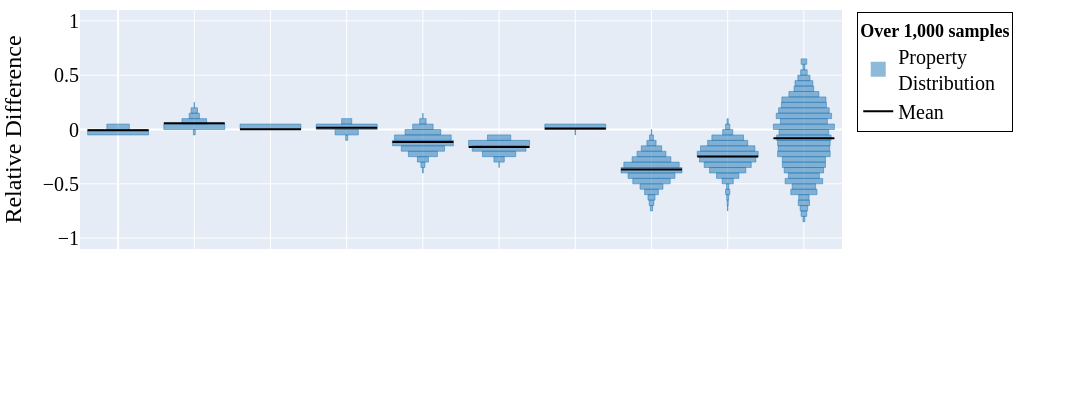
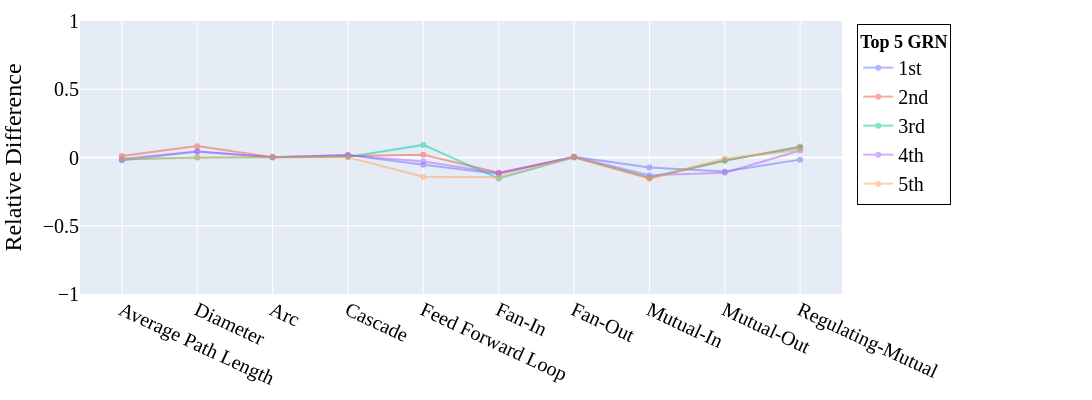

Here is the notebook cell these charts were saved with, in order:
### Markdown cell above
# Pipeline

### Code cell
specie = 'human_trrust'

properties_to_keep = [
    'graph_id',
    'avg_path_dir', 'diameter',
    'nb_edges', 
    'Cascade',
    'FFL', 'Fan-In', 'Fan-Out',
    'Mutual-In', 'Mutual-Out',
    'Regulating-Mutual'
]

idces_list = {}


# Load ground truth
input_dir = f"../../data/graphs/"
ground_truth_graph, ground_truth_stat, ground_truth_motifs = load_graphs(input_dir+specie)
ground_truth_all_stats = ground_truth_stat | ground_truth_motifs

# Load random data from Parquet
output_dir = f"../../data/random_graphs/{specie}"
parquet_path = f'{output_dir}/{specie}_results.parquet'
df_random = pd.read_parquet(parquet_path, columns=properties_to_keep)

# Computing errors
gt_prop = {
    key: value 
    for key, value in ground_truth_all_stats.items()
    if key in properties_to_keep
}

# Computing errors
df_errors = compute_relative_error(df_random, gt_prop)

# Select best graph
idces_list[specie] = get_best_indices(df_errors, n_top=5)
print(f'Best graph_id for dataset {specie}: {df_errors["graph_id"][idces_list[specie][0]]}')

# Prepare data
df = df_errors.drop(['total_error', 'graph_id'], axis=1)

# Define labels
label_mapping = {
    'avg_path_dir': "Average Path Length", 
    'diameter': "Diameter",
    'nb_edges': "Arc", 
    'Cascade': "Cascade", 
    'FFL': "Feed Forward Loop", 
    'Fan-In': "Fan-In",
    'Fan-Out': "Fan-Out", 
    'Mutual-In': "Mutual-In",
    'Mutual-Out': "Mutual-Out",
    'Regulating-Mutual': "Regulating-Mutual",
}

fig1 = plot_histogram_distribution(
    df,
    label_mapping=label_mapping,
    n_bins=40
)
fig1.show()


fig2 = plot_best_profiles(
    df_errors, 
    idces_list[specie], 
    specie, 
    label_mapping
)
fig2.show()

plot_deg_ref_vs_multi_sim(
        ground_truth_graph, 
        parquet_path,
        ref_label=specie
    )

### Figure 1 — Plotly figure (JSON) as saved in the notebook; plotly's stock layout.template omitted (floating-point values rounded to 4 significant figures)
{"data": [{"marker": {"color": "rgba(31, 119, 180, 0.5)", "size": 15, "symbol": "square"}, "mode": "markers", "name": "Property<br>Distribution", "type": "scatter", "x": [null], "y": [null]}, {"line": {"color": "black", "width": 2}, "mode": "lines", "name": "Mean", "type": "scatter", "x": [null], "y": [null]}], "layout": {"font": {"color": "black", "family": "Times New Roman, serif", "size": 20}, "height": 400, "legend": {"bordercolor": "Black", "borderwidth": 1, "title": {"font": {"size": 18}, "text": "<b>Over 1,000 samples</b>"}, "x": 1.02, "xanchor": "left", "y": 0.99, "yanchor": "top"}, "margin": {"b": 40, "l": 80, "r": 250, "t": 10}, "shapes": [{"fillcolor": "rgba(31, 119, 180, 0.5)", "line": {"color": "#1f77b4", "width": 0.5}, "type": "rect", "x0": -0.4, "x1": 0.4, "y0": -0.05, "y1": 0}, {"fillcolor": "rgba(31, 119, 180, 0.5)", "line": {"color": "#1f77b4", "width": 0.5}, "type": "rect", "x0": -0.1479, "x1": 0.1479, "y0": 0, "y1": 0.05}, {"line": {"color": "black", "width": 2}, "type": "line", "x0": -0.4, "x1": 0.4, "y0": -0.007859, "y1": -0.007859}, {"fillcolor": "rgba(31, 119, 180, 0.5)", "line": {"color": "#1f77b4", "width": 0.5}, "type": "rect", "x0": 0.9877, "x1": 1.012, "y0": -0.05, "y1": 0}, {"fillcolor": "rgba(31, 119, 180, 0.5)", "line": {"color": "#1f77b4", "width": 0.5}, "type": "rect", "x0": 0.6, "x1": 1.4, "y0": 0, "y1": 0.05}, {"fillcolor": "rgba(31, 119, 180, 0.5)", "line": {"color": "#1f77b4", "width": 0.5}, "type": "rect", "x0": 0.8381, "x1": 1.162, "y0": 0.05, "y1": 0.1}, {"fillcolor": "rgba(31, 119, 180, 0.5)", "line": {"color": "#1f77b4", "width": 0.5}, "type": "rect", "x0": 0.9328, "x1": 1.067, "y0": 0.1, "y1": 0.15}, {"fillcolor": "rgba(31, 119, 180, 0.5)", "line": {"color": "#1f77b4", "width": 0.5}, "type": "rect", "x0": 0.9581, "x1": 1.042, "y0": 0.15, "y1": 0.2}, {"fillcolor": "rgba(31, 119, 180, 0.5)", "line": {"color": "#1f77b4", "width": 0.5}, "type": "rect", "x0": 0.9973, "x1": 1.003, "y0": 0.2, "y1": 0.25}, {"line": {"color": "black", "width": 2}, "type": "line", "x0": 0.6, "x1": 1.4, "y0": 0.05736, "y1": 0.05736}, {"fillcolor": "rgba(31, 119, 180, 0.5)", "line": {"color": "#1f77b4", "width": 0.5}, "type": "rect", "x0": 1.6, "x1": 2.4, "y0": 0, "y1": 0.05}, {"line": {"color": "black", "width": 2}, "type": "line", "x0": 1.6, "x1": 2.4, "y0": 0.001865, "y1": 0.001865}, {"fillcolor": "rgba(31, 119, 180, 0.5)", "line": {"color": "#1f77b4", "width": 0.5}, "type": "rect", "x0": 2.987, "x1": 3.013, "y0": -0.1, "y1": -0.05}, {"fillcolor": "rgba(31, 119, 180, 0.5)", "line": {"color": "#1f77b4", "width": 0.5}, "type": "rect", "x0": 2.848, "x1": 3.152, "y0": -0.05, "y1": 0}, {"fillcolor": "rgba(31, 119, 180, 0.5)", "line": {"color": "#1f77b4", "width": 0.5}, "type": "rect", "x0": 2.6, "x1": 3.4, "y0": 0, "y1": 0.05}, {"fillcolor": "rgba(31, 119, 180, 0.5)", "line": {"color": "#1f77b4", "width": 0.5}, "type": "rect", "x0": 2.934, "x1": 3.066, "y0": 0.05, "y1": 0.1}, {"line": {"color": "black", "width": 2}, "type": "line", "x0": 2.6, "x1": 3.4, "y0": 0.01668, "y1": 0.01668}, {"fillcolor": "rgba(31, 119, 180, 0.5)", "line": {"color": "#1f77b4", "width": 0.5}, "type": "rect", "x0": 3.995, "x1": 4.005, "y0": -0.4, "y1": -0.35}, {"fillcolor": "rgba(31, 119, 180, 0.5)", "line": {"color": "#1f77b4", "width": 0.5}, "type": "rect", "x0": 3.974, "x1": 4.026, "y0": -0.35, "y1": -0.3}, {"fillcolor": "rgba(31, 119, 180, 0.5)", "line": {"color": "#1f77b4", "width": 0.5}, "type": "rect", "x0": 3.928, "x1": 4.072, "y0": -0.3, "y1": -0.25}, {"fillcolor": "rgba(31, 119, 180, 0.5)", "line": {"color": "#1f77b4", "width": 0.5}, "type": "rect", "x0": 3.81, "x1": 4.19, "y0": -0.25, "y1": -0.2}, {"fillcolor": "rgba(31, 119, 180, 0.5)", "line": {"color": "#1f77b4", "width": 0.5}, "type": "rect", "x0": 3.716, "x1": 4.284, "y0": -0.2, "y1": -0.15}, {"fillcolor": "rgba(31, 119, 180, 0.5)", "line": {"color": "#1f77b4", "width": 0.5}, "type": "rect", "x0": 3.6, "x1": 4.4, "y0": -0.15, "y1": -0.1}, {"fillcolor": "rgba(31, 119, 180, 0.5)", "line": {"color": "#1f77b4", "width": 0.5}, "type": "rect", "x0": 3.628, "x1": 4.372, "y0": -0.1, "y1": -0.05}, {"fillcolor": "rgba(31, 119, 180, 0.5)", "line": {"color": "#1f77b4", "width": 0.5}, "type": "rect", "x0": 3.766, "x1": 4.234, "y0": -0.05, "y1": 0}, {"fillcolor": "rgba(31, 119, 180, 0.5)", "line": {"color": "#1f77b4", "width": 0.5}, "type": "rect", "x0": 3.866, "x1": 4.134, "y0": 0, "y1": 0.05}, {"fillcolor": "rgba(31, 119, 180, 0.5)", "line": {"color": "#1f77b4", "width": 0.5}, "type": "rect", "x0": 3.958, "x1": 4.042, "y0": 0.05, "y1": 0.1}, {"fillcolor": "rgba(31, 119, 180, 0.5)", "line": {"color": "#1f77b4", "width": 0.5}, "type": "rect", "x0": 3.998, "x1": 4.002, "y0": 0.1, "y1": 0.15}, {"line": {"color": "black", "width": 2}, "type": "line", "x0": 3.6, "x1": 4.4, "y0": -0.114, "y1": -0.114}, {"fillcolor": "rgba(31, 119, 180, 0.5)", "line": {"color": "#1f77b4", "width": 0.5}, "type": "rect", "x0": 4.998, "x1": 5.002, "y0": -0.35, "y1": -0.3}, {"fillcolor": "rgba(31, 119, 180, 0.5)", "line": {"color": "#1f77b4", "width": 0.5}, "type": "rect", "x0": 4.932, "x1": 5.068, "y0": -0.3, "y1": -0.25}, {"fillcolor": "rgba(31, 119, 180, 0.5)", "line": {"color": "#1f77b4", "width": 0.5}, "type": "rect", "x0": 4.781, "x1": 5.219, "y0": -0.25, "y1": -0.2}, {"fillcolor": "rgba(31, 119, 180, 0.5)", "line": {"color": "#1f77b4", "width": 0.5}, "type": "rect", "x0": 4.648, "x1": 5.352, "y0": -0.2, "y1": -0.15}, {"fillcolor": "rgba(31, 119, 180, 0.5)", "line": {"color": "#1f77b4", "width": 0.5}, "type": "rect", "x0": 4.6, "x1": 5.4, "y0": -0.15, "y1": -0.1}, {"fillcolor": "rgba(31, 119, 180, 0.5)", "line": {"color": "#1f77b4", "width": 0.5}, "type": "rect", "x0": 4.847, "x1": 5.153, "y0": -0.1, "y1": -0.05}, {"line": {"color": "black", "width": 2}, "type": "line", "x0": 4.6, "x1": 5.4, "y0": -0.1601, "y1": -0.1601}, {"fillcolor": "rgba(31, 119, 180, 0.5)", "line": {"color": "#1f77b4", "width": 0.5}, "type": "rect", "x0": 5.997, "x1": 6.003, "y0": -0.05, "y1": 0}, {"fillcolor": "rgba(31, 119, 180, 0.5)", "line": {"color": "#1f77b4", "width": 0.5}, "type": "rect", "x0": 5.6, "x1": 6.4, "y0": 0, "y1": 0.05}, {"line": {"color": "black", "width": 2}, "type": "line", "x0": 5.6, "x1": 6.4, "y0": 0.009518, "y1": 0.009518}, {"fillcolor": "rgba(31, 119, 180, 0.5)", "line": {"color": "#1f77b4", "width": 0.5}, "type": "rect", "x0": 6.986, "x1": 7.014, "y0": -0.75, "y1": -0.7}, {"fillcolor": "rgba(31, 119, 180, 0.5)", "line": {"color": "#1f77b4", "width": 0.5}, "type": "rect", "x0": 6.97, "x1": 7.03, "y0": -0.7, "y1": -0.65}, {"fillcolor": "rgba(31, 119, 180, 0.5)", "line": {"color": "#1f77b4", "width": 0.5}, "type": "rect", "x0": 6.954, "x1": 7.046, "y0": -0.65, "y1": -0.6}, {"fillcolor": "rgba(31, 119, 180, 0.5)", "line": {"color": "#1f77b4", "width": 0.5}, "type": "rect", "x0": 6.91, "x1": 7.09, "y0": -0.6, "y1": -0.55}, {"fillcolor": "rgba(31, 119, 180, 0.5)", "line": {"color": "#1f77b4", "width": 0.5}, "type": "rect", "x0": 6.85, "x1": 7.15, "y0": -0.55, "y1": -0.5}, {"fillcolor": "rgba(31, 119, 180, 0.5)", "line": {"color": "#1f77b4", "width": 0.5}, "type": "rect", "x0": 6.755, "x1": 7.245, "y0": -0.5, "y1": -0.45}, {"fillcolor": "rgba(31, 119, 180, 0.5)", "line": {"color": "#1f77b4", "width": 0.5}, "type": "rect", "x0": 6.692, "x1": 7.308, "y0": -0.45, "y1": -0.4}, {"fillcolor": "rgba(31, 119, 180, 0.5)", "line": {"color": "#1f77b4", "width": 0.5}, "type": "rect", "x0": 6.6, "x1": 7.4, "y0": -0.4, "y1": -0.35}, {"fillcolor": "rgba(31, 119, 180, 0.5)", "line": {"color": "#1f77b4", "width": 0.5}, "type": "rect", "x0": 6.637, "x1": 7.363, "y0": -0.35, "y1": -0.3}, {"fillcolor": "rgba(31, 119, 180, 0.5)", "line": {"color": "#1f77b4", "width": 0.5}, "type": "rect", "x0": 6.746, "x1": 7.254, "y0": -0.3, "y1": -0.25}, {"fillcolor": "rgba(31, 119, 180, 0.5)", "line": {"color": "#1f77b4", "width": 0.5}, "type": "rect", "x0": 6.81, "x1": 7.19, "y0": -0.25, "y1": -0.2}, {"fillcolor": "rgba(31, 119, 180, 0.5)", "line": {"color": "#1f77b4", "width": 0.5}, "type": "rect", "x0": 6.866, "x1": 7.134, "y0": -0.2, "y1": -0.15}, {"fillcolor": "rgba(31, 119, 180, 0.5)", "line": {"color": "#1f77b4", "width": 0.5}, "type": "rect", "x0": 6.94, "x1": 7.06, "y0": -0.15, "y1": -0.1}, {"fillcolor": "rgba(31, 119, 180, 0.5)", "line": {"color": "#1f77b4", "width": 0.5}, "type": "rect", "x0": 6.975, "x1": 7.025, "y0": -0.1, "y1": -0.05}, {"fillcolor": "rgba(31, 119, 180, 0.5)", "line": {"color": "#1f77b4", "width": 0.5}, "type": "rect", "x0": 6.998, "x1": 7.002, "y0": -0.05, "y1": 0}, {"line": {"color": "black", "width": 2}, "type": "line", "x0": 6.6, "x1": 7.4, "y0": -0.3678, "y1": -0.3678}, {"fillcolor": "rgba(31, 119, 180, 0.5)", "line": {"color": "#1f77b4", "width": 0.5}, "type": "rect", "x0": 7.997, "x1": 8.003, "y0": -0.75, "y1": -0.7}, {"fillcolor": "rgba(31, 119, 180, 0.5)", "line": {"color": "#1f77b4", "width": 0.5}, "type": "rect", "x0": 7.992, "x1": 8.008, "y0": -0.7, "y1": -0.65}, {"fillcolor": "rgba(31, 119, 180, 0.5)", "line": {"color": "#1f77b4", "width": 0.5}, "type": "rect", "x0": 7.987, "x1": 8.013, "y0": -0.65, "y1": -0.6}, {"fillcolor": "rgba(31, 119, 180, 0.5)", "line": {"color": "#1f77b4", "width": 0.5}, "type": "rect", "x0": 7.972, "x1": 8.028, "y0": -0.6, "y1": -0.55}, {"fillcolor": "rgba(31, 119, 180, 0.5)", "line": {"color": "#1f77b4", "width": 0.5}, "type": "rect", "x0": 7.985, "x1": 8.015, "y0": -0.55, "y1": -0.5}, {"fillcolor": "rgba(31, 119, 180, 0.5)", "line": {"color": "#1f77b4", "width": 0.5}, "type": "rect", "x0": 7.927, "x1": 8.073, "y0": -0.5, "y1": -0.45}, {"fillcolor": "rgba(31, 119, 180, 0.5)", "line": {"color": "#1f77b4", "width": 0.5}, "type": "rect", "x0": 7.853, "x1": 8.147, "y0": -0.45, "y1": -0.4}, {"fillcolor": "rgba(31, 119, 180, 0.5)", "line": {"color": "#1f77b4", "width": 0.5}, "type": "rect", "x0": 7.762, "x1": 8.238, "y0": -0.4, "y1": -0.35}, {"fillcolor": "rgba(31, 119, 180, 0.5)", "line": {"color": "#1f77b4", "width": 0.5}, "type": "rect", "x0": 7.691, "x1": 8.309, "y0": -0.35, "y1": -0.3}, {"fillcolor": "rgba(31, 119, 180, 0.5)", "line": {"color": "#1f77b4", "width": 0.5}, "type": "rect", "x0": 7.63, "x1": 8.37, "y0": -0.3, "y1": -0.25}, {"fillcolor": "rgba(31, 119, 180, 0.5)", "line": {"color": "#1f77b4", "width": 0.5}, "type": "rect", "x0": 7.6, "x1": 8.4, "y0": -0.25, "y1": -0.2}, {"fillcolor": "rgba(31, 119, 180, 0.5)", "line": {"color": "#1f77b4", "width": 0.5}, "type": "rect", "x0": 7.643, "x1": 8.357, "y0": -0.2, "y1": -0.15}, {"fillcolor": "rgba(31, 119, 180, 0.5)", "line": {"color": "#1f77b4", "width": 0.5}, "type": "rect", "x0": 7.737, "x1": 8.263, "y0": -0.15, "y1": -0.1}, {"fillcolor": "rgba(31, 119, 180, 0.5)", "line": {"color": "#1f77b4", "width": 0.5}, "type": "rect", "x0": 7.792, "x1": 8.208, "y0": -0.1, "y1": -0.05}, {"fillcolor": "rgba(31, 119, 180, 0.5)", "line": {"color": "#1f77b4", "width": 0.5}, "type": "rect", "x0": 7.934, "x1": 8.066, "y0": -0.05, "y1": 0}, {"fillcolor": "rgba(31, 119, 180, 0.5)", "line": {"color": "#1f77b4", "width": 0.5}, "type": "rect", "x0": 7.972, "x1": 8.028, "y0": 0, "y1": 0.05}, {"fillcolor": "rgba(31, 119, 180, 0.5)", "line": {"color": "#1f77b4", "width": 0.5}, "type": "rect", "x0": 7.992, "x1": 8.008, "y0": 0.05, "y1": 0.1}, {"line": {"color": "black", "width": 2}, "type": "line", "x0": 7.6, "x1": 8.4, "y0": -0.2484, "y1": -0.2484}, {"fillcolor": "rgba(31, 119, 180, 0.5)", "line": {"color": "#1f77b4", "width": 0.5}, "type": "rect", "x0": 8.988, "x1": 9.012, "y0": -0.85, "y1": -0.8}, {"fillcolor": "rgba(31, 119, 180, 0.5)", "line": {"color": "#1f77b4", "width": 0.5}, "type": "rect", "x0": 8.963, "x1": 9.037, "y0": -0.8, "y1": -0.75}, {"fillcolor": "rgba(31, 119, 180, 0.5)", "line": {"color": "#1f77b4", "width": 0.5}, "type": "rect", "x0": 8.951, "x1": 9.049, "y0": -0.75, "y1": -0.7}, {"fillcolor": "rgba(31, 119, 180, 0.5)", "line": {"color": "#1f77b4", "width": 0.5}, "type": "rect", "x0": 8.926, "x1": 9.074, "y0": -0.7, "y1": -0.65}, {"fillcolor": "rgba(31, 119, 180, 0.5)", "line": {"color": "#1f77b4", "width": 0.5}, "type": "rect", "x0": 8.932, "x1": 9.068, "y0": -0.65, "y1": -0.6}, {"fillcolor": "rgba(31, 119, 180, 0.5)", "line": {"color": "#1f77b4", "width": 0.5}, "type": "rect", "x0": 8.828, "x1": 9.172, "y0": -0.6, "y1": -0.55}, {"fillcolor": "rgba(31, 119, 180, 0.5)", "line": {"color": "#1f77b4", "width": 0.5}, "type": "rect", "x0": 8.846, "x1": 9.154, "y0": -0.55, "y1": -0.5}, {"fillcolor": "rgba(31, 119, 180, 0.5)", "line": {"color": "#1f77b4", "width": 0.5}, "type": "rect", "x0": 8.754, "x1": 9.246, "y0": -0.5, "y1": -0.45}, {"fillcolor": "rgba(31, 119, 180, 0.5)", "line": {"color": "#1f77b4", "width": 0.5}, "type": "rect", "x0": 8.797, "x1": 9.203, "y0": -0.45, "y1": -0.4}, {"fillcolor": "rgba(31, 119, 180, 0.5)", "line": {"color": "#1f77b4", "width": 0.5}, "type": "rect", "x0": 8.742, "x1": 9.258, "y0": -0.4, "y1": -0.35}, {"fillcolor": "rgba(31, 119, 180, 0.5)", "line": {"color": "#1f77b4", "width": 0.5}, "type": "rect", "x0": 8.717, "x1": 9.283, "y0": -0.35, "y1": -0.3}, {"fillcolor": "rgba(31, 119, 180, 0.5)", "line": {"color": "#1f77b4", "width": 0.5}, "type": "rect", "x0": 8.717, "x1": 9.283, "y0": -0.3, "y1": -0.25}, {"fillcolor": "rgba(31, 119, 180, 0.5)", "line": {"color": "#1f77b4", "width": 0.5}, "type": "rect", "x0": 8.655, "x1": 9.345, "y0": -0.25, "y1": -0.2}, {"fillcolor": "rgba(31, 119, 180, 0.5)", "line": {"color": "#1f77b4", "width": 0.5}, "type": "rect", "x0": 8.662, "x1": 9.338, "y0": -0.2, "y1": -0.15}, {"fillcolor": "rgba(31, 119, 180, 0.5)", "line": {"color": "#1f77b4", "width": 0.5}, "type": "rect", "x0": 8.655, "x1": 9.345, "y0": -0.15, "y1": -0.1}, {"fillcolor": "rgba(31, 119, 180, 0.5)", "line": {"color": "#1f77b4", "width": 0.5}, "type": "rect", "x0": 8.643, "x1": 9.357, "y0": -0.1, "y1": -0.05}, {"fillcolor": "rgba(31, 119, 180, 0.5)", "line": {"color": "#1f77b4", "width": 0.5}, "type": "rect", "x0": 8.674, "x1": 9.326, "y0": -0.05, "y1": 0}, {"fillcolor": "rgba(31, 119, 180, 0.5)", "line": {"color": "#1f77b4", "width": 0.5}, "type": "rect", "x0": 8.6, "x1": 9.4, "y0": 0, "y1": 0.05}, {"fillcolor": "rgba(31, 119, 180, 0.5)", "line": {"color": "#1f77b4", "width": 0.5}, "type": "rect", "x0": 8.692, "x1": 9.308, "y0": 0.05, "y1": 0.1}, {"fillcolor": "rgba(31, 119, 180, 0.5)", "line": {"color": "#1f77b4", "width": 0.5}, "type": "rect", "x0": 8.637, "x1": 9.363, "y0": 0.1, "y1": 0.15}, {"fillcolor": "rgba(31, 119, 180, 0.5)", "line": {"color": "#1f77b4", "width": 0.5}, "type": "rect", "x0": 8.668, "x1": 9.332, "y0": 0.15, "y1": 0.2}, {"fillcolor": "rgba(31, 119, 180, 0.5)", "line": {"color": "#1f77b4", "width": 0.5}, "type": "rect", "x0": 8.705, "x1": 9.295, "y0": 0.2, "y1": 0.25}, {"fillcolor": "rgba(31, 119, 180, 0.5)", "line": {"color": "#1f77b4", "width": 0.5}, "type": "rect", "x0": 8.711, "x1": 9.289, "y0": 0.25, "y1": 0.3}, {"fillcolor": "rgba(31, 119, 180, 0.5)", "line": {"color": "#1f77b4", "width": 0.5}, "type": "rect", "x0": 8.803, "x1": 9.197, "y0": 0.3, "y1": 0.35}, {"fillcolor": "rgba(31, 119, 180, 0.5)", "line": {"color": "#1f77b4", "width": 0.5}, "type": "rect", "x0": 8.871, "x1": 9.129, "y0": 0.35, "y1": 0.4}, {"fillcolor": "rgba(31, 119, 180, 0.5)", "line": {"color": "#1f77b4", "width": 0.5}, "type": "rect", "x0": 8.883, "x1": 9.117, "y0": 0.4, "y1": 0.45}, {"fillcolor": "rgba(31, 119, 180, 0.5)", "line": {"color": "#1f77b4", "width": 0.5}, "type": "rect", "x0": 8.92, "x1": 9.08, "y0": 0.45, "y1": 0.5}, {"fillcolor": "rgba(31, 119, 180, 0.5)", "line": {"color": "#1f77b4", "width": 0.5}, "type": "rect", "x0": 8.957, "x1": 9.043, "y0": 0.5, "y1": 0.55}, {"fillcolor": "rgba(31, 119, 180, 0.5)", "line": {"color": "#1f77b4", "width": 0.5}, "type": "rect", "x0": 8.988, "x1": 9.012, "y0": 0.55, "y1": 0.6}, {"fillcolor": "rgba(31, 119, 180, 0.5)", "line": {"color": "#1f77b4", "width": 0.5}, "type": "rect", "x0": 8.963, "x1": 9.037, "y0": 0.6, "y1": 0.65}, {"line": {"color": "black", "width": 2}, "type": "line", "x0": 8.6, "x1": 9.4, "y0": -0.08152, "y1": -0.08152}], "showlegend": true, "width": 1200, "xaxis": {"range": [-0.5, 9.5], "tickangle": 45, "tickfont": {"color": "white"}, "tickmode": "array", "ticktext": ["Average Path Length", "Diameter", "Arc", "Cascade", "Feed Forward Loop", "Fan-In", "Fan-Out", "Mutual-In", "Mutual-Out", "Regulating-Mutual"], "tickvals": [0, 1, 2, 3, 4, 5, 6, 7, 8, 9]}, "yaxis": {"range": [-1.1, 1.1], "title": {"text": "Relative Difference"}}}}

### Figure 2 — Plotly figure (JSON) as saved in the notebook; plotly's stock layout.template omitted (floating-point values rounded to 4 significant figures)
{"data": [{"hovertemplate": "Sample %{text}<br>%{x}: %{y:.4f}", "mode": "lines+markers", "name": "1st", "opacity": 0.5, "text": ["72", "72", "72", "72", "72", "72", "72", "72", "72", "72"], "type": "scatter", "x": ["Average Path Length", "Diameter", "Arc", "Cascade", "Feed Forward Loop", "Fan-In", "Fan-Out", "Mutual-In", "Mutual-Out", "Regulating-Mutual"], "y": [-0.01997, 0.04348, 0.002583, 0.01773, -0.05289, -0.1214, 0.005813, -0.07355, -0.1021, -0.01562]}, {"hovertemplate": "Sample %{text}<br>%{x}: %{y:.4f}", "mode": "lines+markers", "name": "2nd", "opacity": 0.5, "text": ["39", "39", "39", "39", "39", "39", "39", "39", "39", "39"], "type": "scatter", "x": ["Average Path Length", "Diameter", "Arc", "Cascade", "Feed Forward Loop", "Fan-In", "Fan-Out", "Mutual-In", "Mutual-Out", "Regulating-Mutual"], "y": [0.0117, 0.08333, 0.001655, 0.012, 0.01989, -0.111, 0.001882, -0.152, -0.02322, 0.08127]}, {"hovertemplate": "Sample %{text}<br>%{x}: %{y:.4f}", "mode": "lines+markers", "name": "3rd", "opacity": 0.5, "text": ["517", "517", "517", "517", "517", "517", "517", "517", "517", "517"], "type": "scatter", "x": ["Average Path Length", "Diameter", "Arc", "Cascade", "Feed Forward Loop", "Fan-In", "Fan-Out", "Mutual-In", "Mutual-Out", "Regulating-Mutual"], "y": [-0.0149, 0, 0.002274, 0.002827, 0.09239, -0.1541, 0.0008029, -0.1452, -0.02093, 0.07143]}, {"hovertemplate": "Sample %{text}<br>%{x}: %{y:.4f}", "mode": "lines+markers", "name": "4th", "opacity": 0.5, "text": ["491", "491", "491", "491", "491", "491", "491", "491", "491", "491"], "type": "scatter", "x": ["Average Path Length", "Diameter", "Arc", "Cascade", "Feed Forward Loop", "Fan-In", "Fan-Out", "Mutual-In", "Mutual-Out", "Regulating-Mutual"], "y": [-0.009502, 0.04348, 0.001758, 0.0169, -0.0298, -0.113, 0.00565, -0.1292, -0.1122, 0.05109]}, {"hovertemplate": "Sample %{text}<br>%{x}: %{y:.4f}", "mode": "lines+markers", "name": "5th", "opacity": 0.5, "text": ["834", "834", "834", "834", "834", "834", "834", "834", "834", "834"], "type": "scatter", "x": ["Average Path Length", "Diameter", "Arc", "Cascade", "Feed Forward Loop", "Fan-In", "Fan-Out", "Mutual-In", "Mutual-Out", "Regulating-Mutual"], "y": [-0.007068, 0, 0.001551, 0.002419, -0.1408, -0.1447, 0.003786, -0.1549, -0.006632, 0.05455]}], "layout": {"font": {"color": "black", "family": "Times New Roman, serif", "size": 20}, "height": 400, "hovermode": "x unified", "legend": {"bordercolor": "Black", "borderwidth": 1, "title": {"font": {"size": 18}, "text": "<b>Top 5 GRN</b>"}, "x": 1.02, "xanchor": "left", "y": 0.99, "yanchor": "top"}, "margin": {"b": 100, "l": 80, "r": 250, "t": 10}, "width": 1200, "xaxis": {"autorange": true, "range": [-0.5484, 9.548], "tickangle": 25, "type": "category"}, "yaxis": {"range": [-1, 1], "title": {"text": "Relative Difference"}, "type": "linear"}}}
